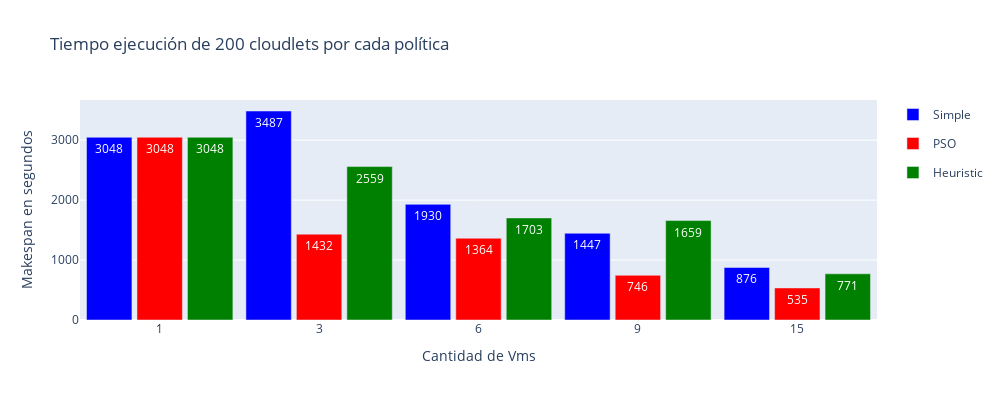

The code cell stored with this chart in its notebook:
### Code cell
scenario_selected = tiempos['200']
# Crear el gráfico
fig = go.Figure()

# color_map = {
#     'Simple': 'turquoise',
#     'PSO': 'orangered',
#     'Heuristic': 'wheat'
# }
show=True
# Agregar las barras para cada broker en cada escenario
for scenario, data in scenario_selected.items():
    for i, (broker, tiempo) in enumerate(data.items()):
        fig.add_trace(go.Bar(
            x=[scenario],
            y=[tiempo],
            name=broker,
            legendgroup=broker,
            showlegend=show,
            text=f'{float(round(tiempo)):.0f}',  # Agregar información al tooltip
            hoverinfo='text',
            offsetgroup=i,  # Asegurar que las barras estén centradas
            marker_color=color_map[broker],  # Asignar un color a cada broker
        ))
    show = False

# Configurar el layout del gráfico
fig.update_layout(
    barmode='group',
    xaxis_title='Cantidad de Vms',
    yaxis_title='Makespan en segundos',
    title='Tiempo ejecución de 200 cloudlets por cada política',
    xaxis={'type': 'category'},  # Asegurar que el eje x sea categórico
    bargap=0.05,  # Reducir la separación entre barras dentro de un grupo
    bargroupgap=0.1,  # Reducir la separación entre grupos de barras
    width=1000,
    height= 400,
)

# Mostrar el gráfico
fig.show()

### Figure 1 — Plotly figure (JSON) as saved in the notebook; plotly's stock layout.template omitted (floating-point values rounded to 4 significant figures)
{"data": [{"hoverinfo": "text", "legendgroup": "Simple", "marker": {"color": "blue"}, "name": "Simple", "offsetgroup": "0", "showlegend": true, "text": "3048", "type": "bar", "x": ["1"], "y": [3048.0]}, {"hoverinfo": "text", "legendgroup": "PSO", "marker": {"color": "red"}, "name": "PSO", "offsetgroup": "1", "showlegend": true, "text": "3048", "type": "bar", "x": ["1"], "y": [3048.0]}, {"hoverinfo": "text", "legendgroup": "Heuristic", "marker": {"color": "green"}, "name": "Heuristic", "offsetgroup": "2", "showlegend": true, "text": "3048", "type": "bar", "x": ["1"], "y": [3048.0]}, {"hoverinfo": "text", "legendgroup": "Simple", "marker": {"color": "blue"}, "name": "Simple", "offsetgroup": "0", "showlegend": false, "text": "3487", "type": "bar", "x": ["3"], "y": [3487.0]}, {"hoverinfo": "text", "legendgroup": "PSO", "marker": {"color": "red"}, "name": "PSO", "offsetgroup": "1", "showlegend": false, "text": "1432", "type": "bar", "x": ["3"], "y": [1432.0]}, {"hoverinfo": "text", "legendgroup": "Heuristic", "marker": {"color": "green"}, "name": "Heuristic", "offsetgroup": "2", "showlegend": false, "text": "2559", "type": "bar", "x": ["3"], "y": [2559.0]}, {"hoverinfo": "text", "legendgroup": "Simple", "marker": {"color": "blue"}, "name": "Simple", "offsetgroup": "0", "showlegend": false, "text": "1930", "type": "bar", "x": ["6"], "y": [1930.0]}, {"hoverinfo": "text", "legendgroup": "PSO", "marker": {"color": "red"}, "name": "PSO", "offsetgroup": "1", "showlegend": false, "text": "1364", "type": "bar", "x": ["6"], "y": [1364.0]}, {"hoverinfo": "text", "legendgroup": "Heuristic", "marker": {"color": "green"}, "name": "Heuristic", "offsetgroup": "2", "showlegend": false, "text": "1703", "type": "bar", "x": ["6"], "y": [1703.0]}, {"hoverinfo": "text", "legendgroup": "Simple", "marker": {"color": "blue"}, "name": "Simple", "offsetgroup": "0", "showlegend": false, "text": "1447", "type": "bar", "x": ["9"], "y": [1447.0]}, {"hoverinfo": "text", "legendgroup": "PSO", "marker": {"color": "red"}, "name": "PSO", "offsetgroup": "1", "showlegend": false, "text": "746", "type": "bar", "x": ["9"], "y": [745.6]}, {"hoverinfo": "text", "legendgroup": "Heuristic", "marker": {"color": "green"}, "name": "Heuristic", "offsetgroup": "2", "showlegend": false, "text": "1659", "type": "bar", "x": ["9"], "y": [1659.0]}, {"hoverinfo": "text", "legendgroup": "Simple", "marker": {"color": "blue"}, "name": "Simple", "offsetgroup": "0", "showlegend": false, "text": "876", "type": "bar", "x": ["15"], "y": [876.1]}, {"hoverinfo": "text", "legendgroup": "PSO", "marker": {"color": "red"}, "name": "PSO", "offsetgroup": "1", "showlegend": false, "text": "535", "type": "bar", "x": ["15"], "y": [534.9]}, {"hoverinfo": "text", "legendgroup": "Heuristic", "marker": {"color": "green"}, "name": "Heuristic", "offsetgroup": "2", "showlegend": false, "text": "771", "type": "bar", "x": ["15"], "y": [770.6]}], "layout": {"bargap": 0.05, "bargroupgap": 0.1, "barmode": "group", "height": 400, "title": {"text": "Tiempo ejecución de 200 cloudlets por cada política"}, "width": 1000, "xaxis": {"title": {"text": "Cantidad de Vms"}, "type": "category"}, "yaxis": {"title": {"text": "Makespan en segundos"}}}}
